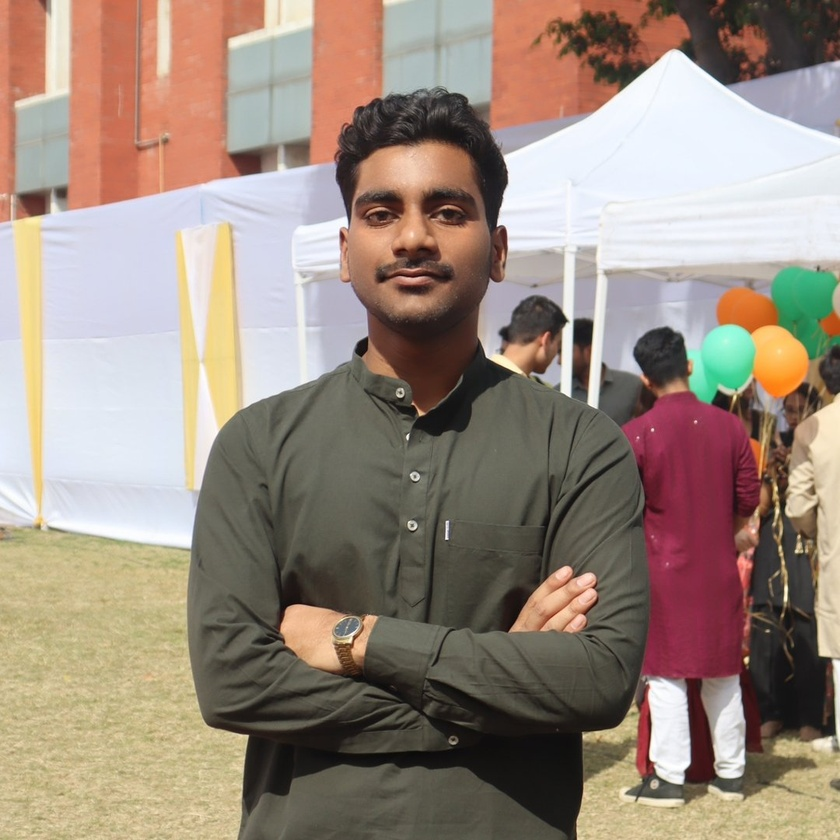
#> input picture img/pfp.jpg, 840 x 840 px, shrunk from 1080 x 1080 before the run
$ python masking.py
#> lines starting #> are read from the running program, lines starting #| are printed output that depends on the picture; after the words box and inside, x2 and y2 are one past the last pixel; in counts of white or black regions, pixels touching at a corner belong together
import cv2 as cv
import numpy as np

img = cv.imread('img/pfp.jpg')
#> img is the input picture: shape (840, 840, 3); mean B, G, R 126.1, 138.7, 154.9
cv.imshow('me', img)

blank= np.zeros(img.shape[:2], dtype='uint8')
cv.imshow('Blank Image', blank)

mask = cv.circle(blank, (img.shape[1]//2-20, img.shape[0]//2-250), 150,255,-1)
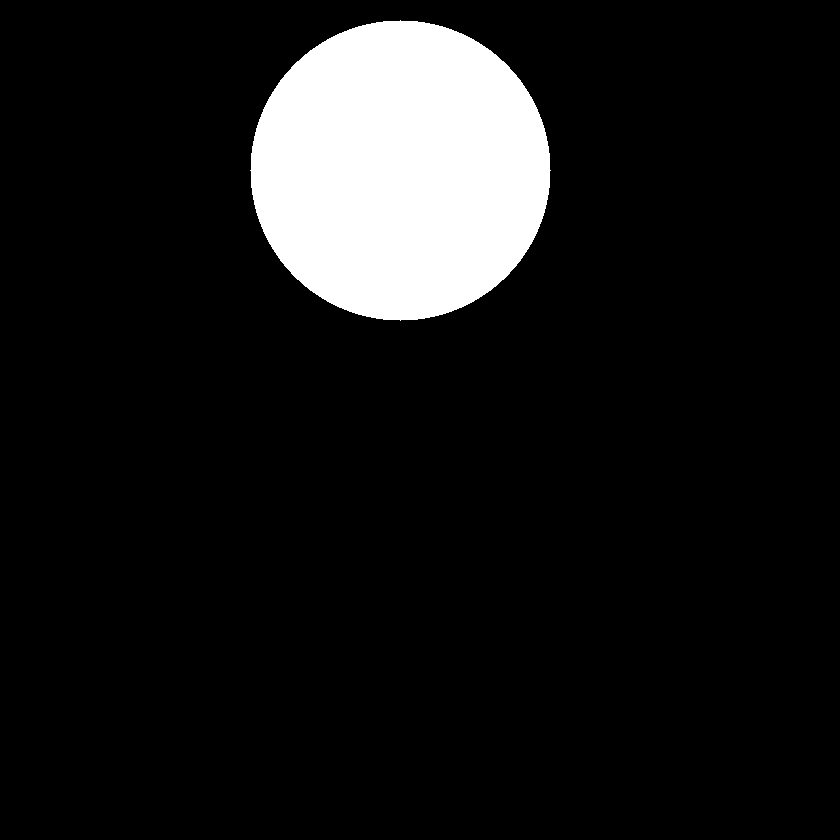
#> blank: shape (840, 840); 10% white; 1 white region, box (x1, y1, x2, y2) and area: (250, 20, 551, 321) 70681
cv.imshow('Mask', mask)

masked = cv.bitwise_and(img, img, mask=mask)
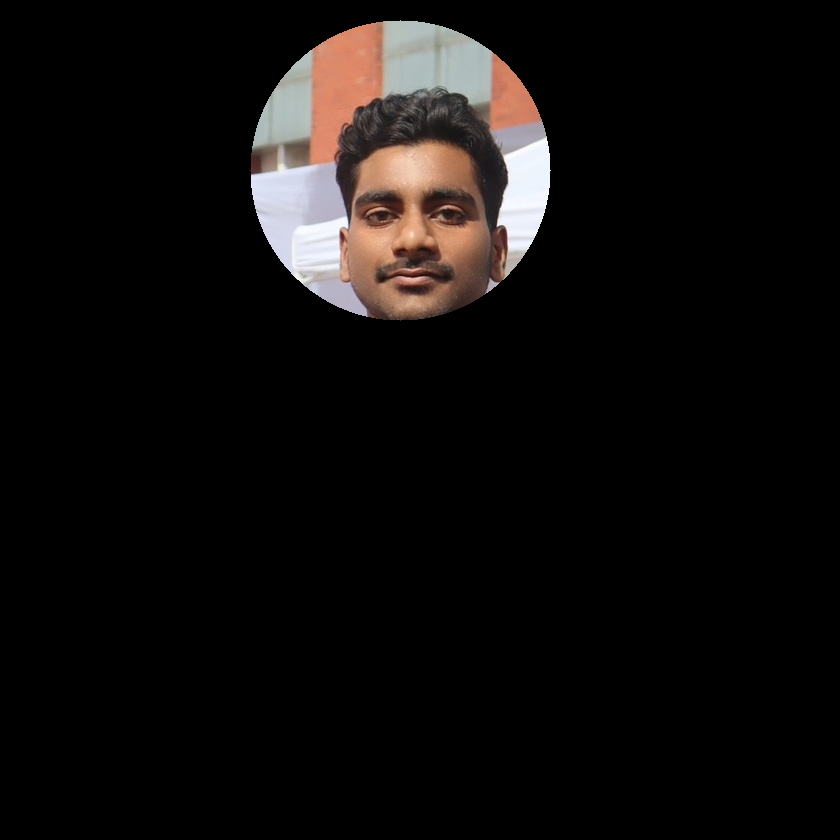
#> masked: shape (840, 840, 3); mean B, G, R 12.9, 13.7, 16.2
cv.imshow('masked', masked)

cv.waitKey(0)

$ run again, with img/cat.jpg copied over img/pfp.jpg
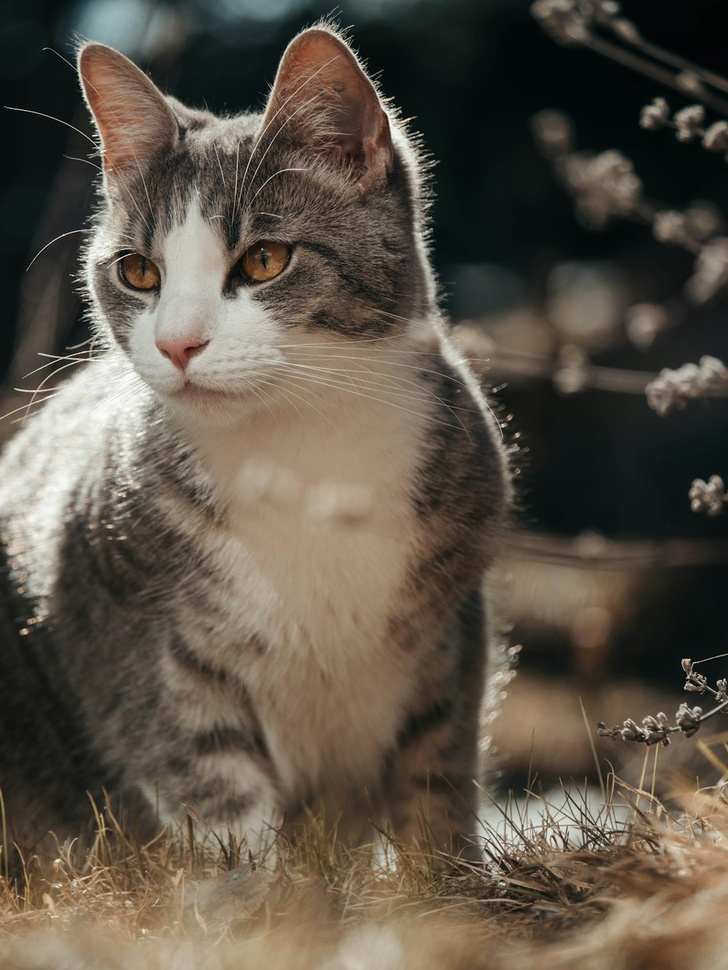
#> input picture img/cat.jpg, 728 x 970 px, shrunk from 1000 x 1333 before the run
#> img is the input picture: shape (970, 728, 3); mean B, G, R 70.9, 83, 92.1
#> `mask = cv.circle(blank, (img.shape[1]//2-20, img.shape[0]//2-250), 150..`:
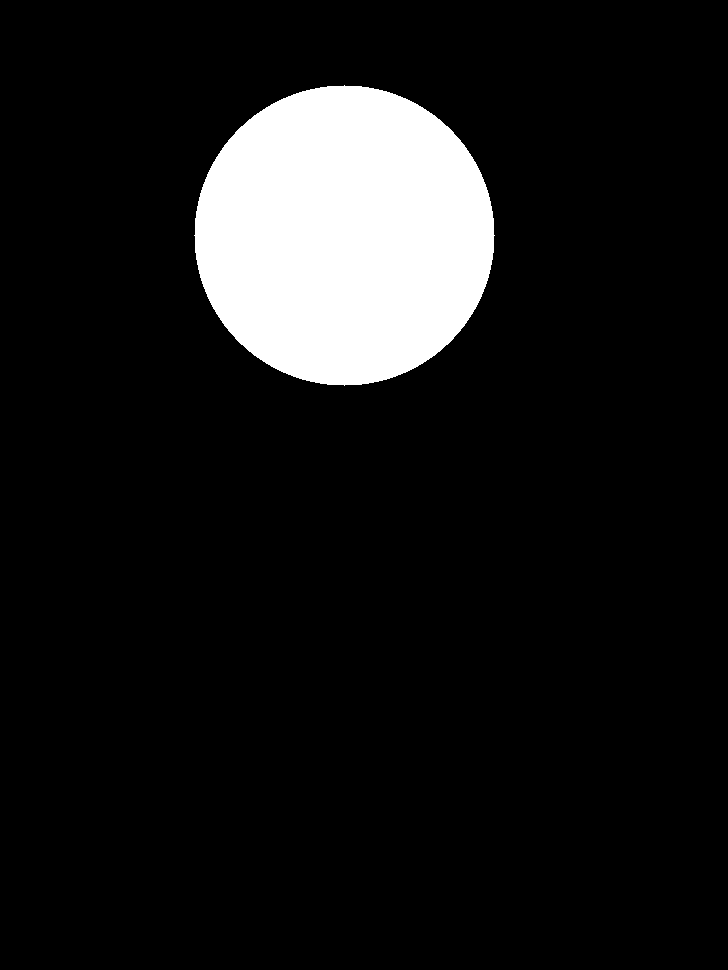
#> blank: shape (970, 728); 10% white; 1 white region, box (x1, y1, x2, y2) and area: (194, 85, 495, 386) 70681
#> `masked = cv.bitwise_and(img, img, mask=mask)`:
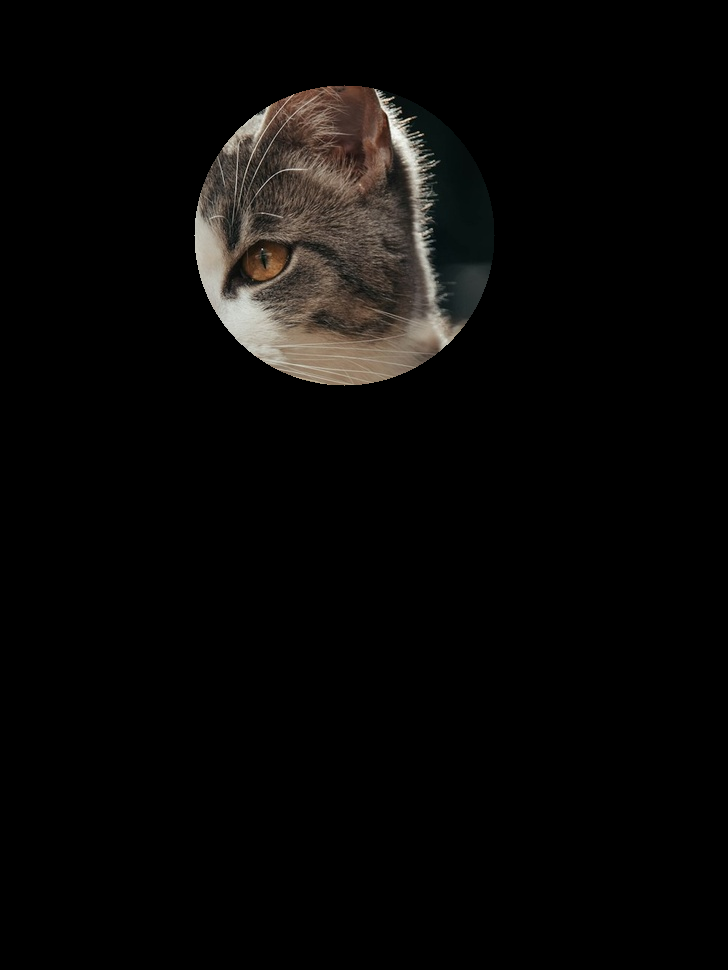
#> masked: shape (970, 728, 3); mean B, G, R 7.2, 8.2, 9.1

$ run again, with img/us.jpg copied over img/pfp.jpg
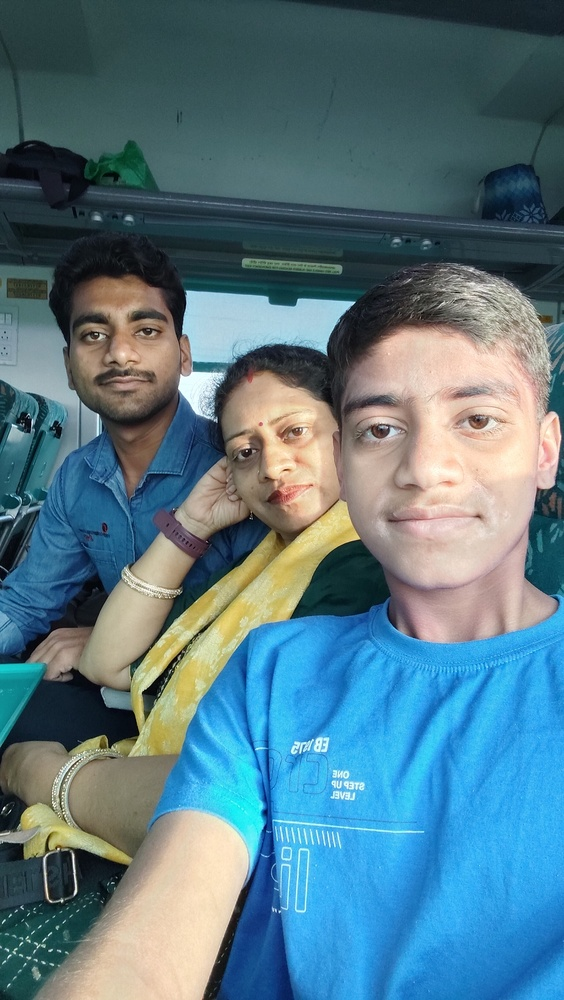
#> input picture img/us.jpg, 564 x 1000 px, shrunk from 1840 x 3264 before the run
#> img is the input picture: shape (1000, 564, 3); mean B, G, R 132.7, 120.6, 87.6
#> `mask = cv.circle(blank, (img.shape[1]//2-20, img.shape[0]//2-250), 150..`:
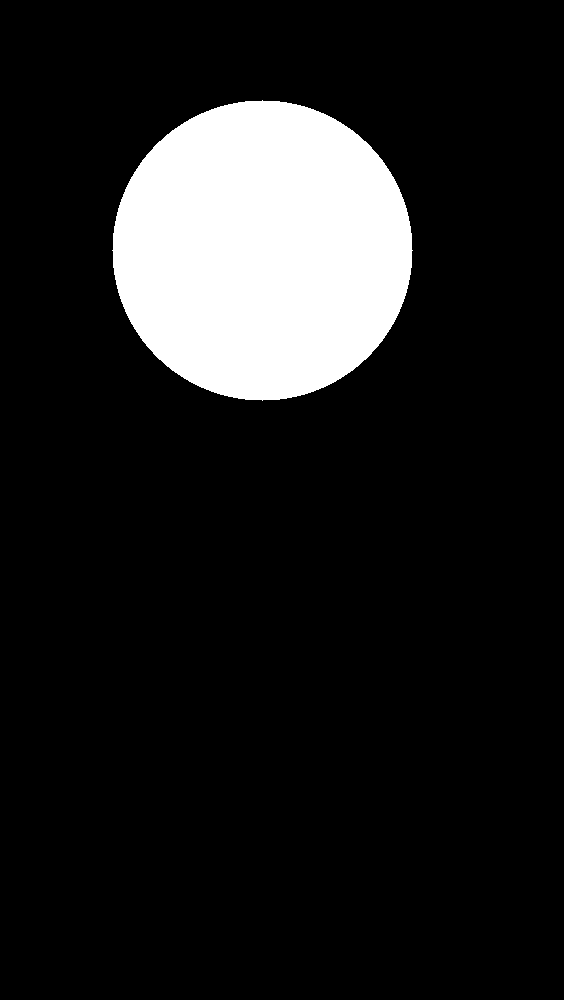
#> blank: shape (1000, 564); 12.5% white; 1 white region, box (x1, y1, x2, y2) and area: (112, 100, 413, 401) 70681
#> `masked = cv.bitwise_and(img, img, mask=mask)`:
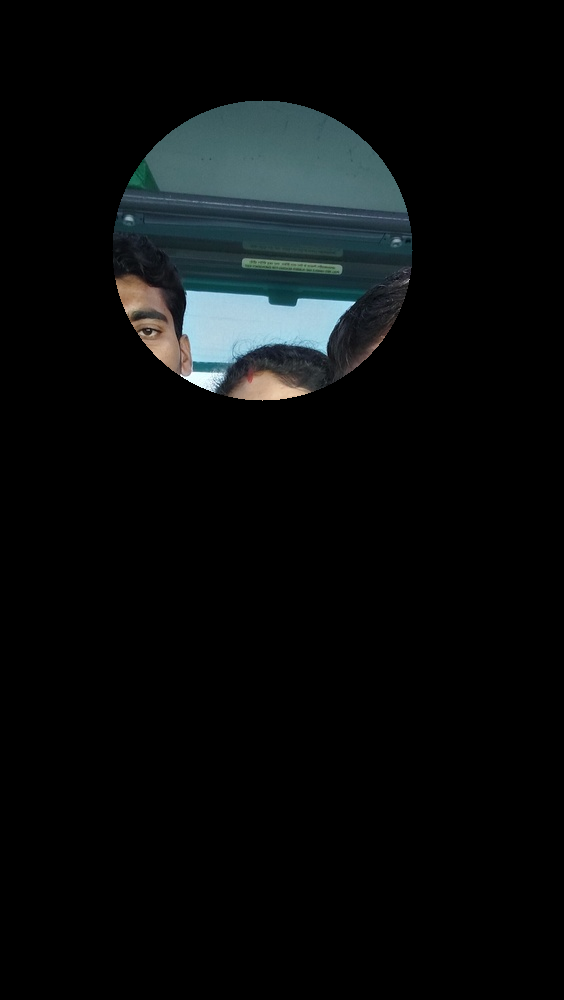
#> masked: shape (1000, 564, 3); mean B, G, R 12.3, 11.7, 9
